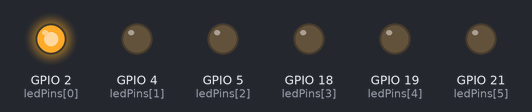
Bench run of a sketch on a simulated ESP32. Parts: output pins drawn as LEDs (lit = HIGH). What the sketch prints to the serial monitor is not drawn.

Above: at 0.07 s.
At 0.37 s:
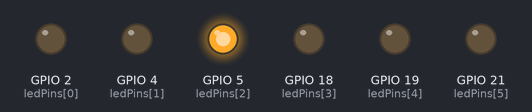
At 0.82 s:
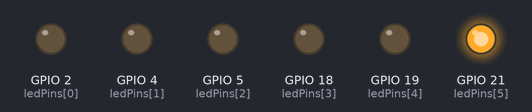
At 1.65 s:
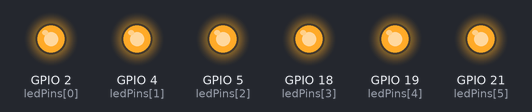
At 4.47 s:
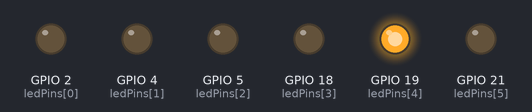
At 7.2 s:
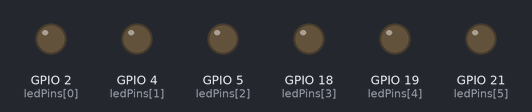
Timing chart, 0 to 8.7 s (numbered marks = the images above):
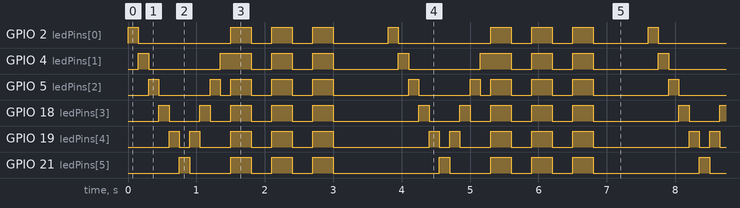

The sketch:

secuencia_leds_esp32.ino
```cpp
// Secuencia de Luces LED (LED Chaser) con ESP32
// Proyecto por Juan David Moreno Jurado
// github.com/JuanDavid-electronics/ESP32-led-chaser-sequence

// Pines GPIO conectados a los LEDs (cambia según tu montaje)
const int ledPins[] = {2, 4, 5, 18, 19, 21};  // Ejemplo: 6 LEDs en pines comunes
const int numLeds = sizeof(ledPins) / sizeof(ledPins[0]);

void setup() {
  Serial.begin(115200);
  for (int i = 0; i < numLeds; i++) {
    pinMode(ledPins[i], OUTPUT);
    digitalWrite(ledPins[i], LOW);  // Apagar al inicio
  }
  Serial.println("Secuencia de luces LED con ESP32 iniciada!");
}

void loop() {
  // Patrón 1: Ida (de izquierda a derecha)
  for (int i = 0; i < numLeds; i++) {
    digitalWrite(ledPins[i], HIGH);
    delay(150);  // Velocidad del efecto
    digitalWrite(ledPins[i], LOW);
  }

  // Patrón 2: Vuelta (de derecha a izquierda)
  for (int i = numLeds - 2; i > 0; i--) {  // Evita repetir el último
    digitalWrite(ledPins[i], HIGH);
    delay(150);
    digitalWrite(ledPins[i], LOW);
  }

  // Patrón 3: Todos parpadeando (efecto extra)
  for (int j = 0; j < 3; j++) {  // 3 ciclos
    for (int i = 0; i < numLeds; i++) digitalWrite(ledPins[i], HIGH);
    delay(300);
    for (int i = 0; i < numLeds; i++) digitalWrite(ledPins[i], LOW);
    delay(300);
  }

  delay(500);  // Pausa entre ciclos completos
}
```

Measured:
- by itself, GPIO 2 (ledPins[0]): repeats every 3.8 s: LOW 1.4 s, 2 × (HIGH 0.30 s, LOW 0.30 s), HIGH 0.30 s, LOW 0.80 s, HIGH 0.15 s
- by itself, GPIO 4 (ledPins[1]): repeats every 3.8 s: LOW 1.1 s, HIGH 0.45 s, 2 × (LOW 0.30 s, HIGH 0.30 s), LOW 0.95 s, HIGH 0.15 s
- by itself, GPIO 18 (ledPins[3]): repeats every 3.8 s: LOW 0.45 s, HIGH 0.15 s, 3 × (LOW 0.30 s, HIGH 0.30 s), LOW 1.3 s, HIGH 0.15 s
- by itself, GPIO 21 (ledPins[5]): repeats every 3.8 s: LOW 0.60 s, 2 × (HIGH 0.30 s, LOW 0.30 s), HIGH 0.30 s, LOW 1.6 s, HIGH 0.15 s
- by itself, GPIO 5 (ledPins[2]): repeats every 3.8 s: LOW 0.75 s, HIGH 0.15 s, LOW 0.15 s, 2 × (HIGH 0.30 s, LOW 0.30 s), HIGH 0.30 s, LOW 1.1 s, HIGH 0.15 s
- by itself, GPIO 19 (ledPins[4]): repeats every 3.8 s: LOW 0.15 s, HIGH 0.15 s, LOW 0.45 s, 2 × (HIGH 0.30 s, LOW 0.30 s), HIGH 0.30 s, LOW 1.4 s, HIGH 0.15 s
